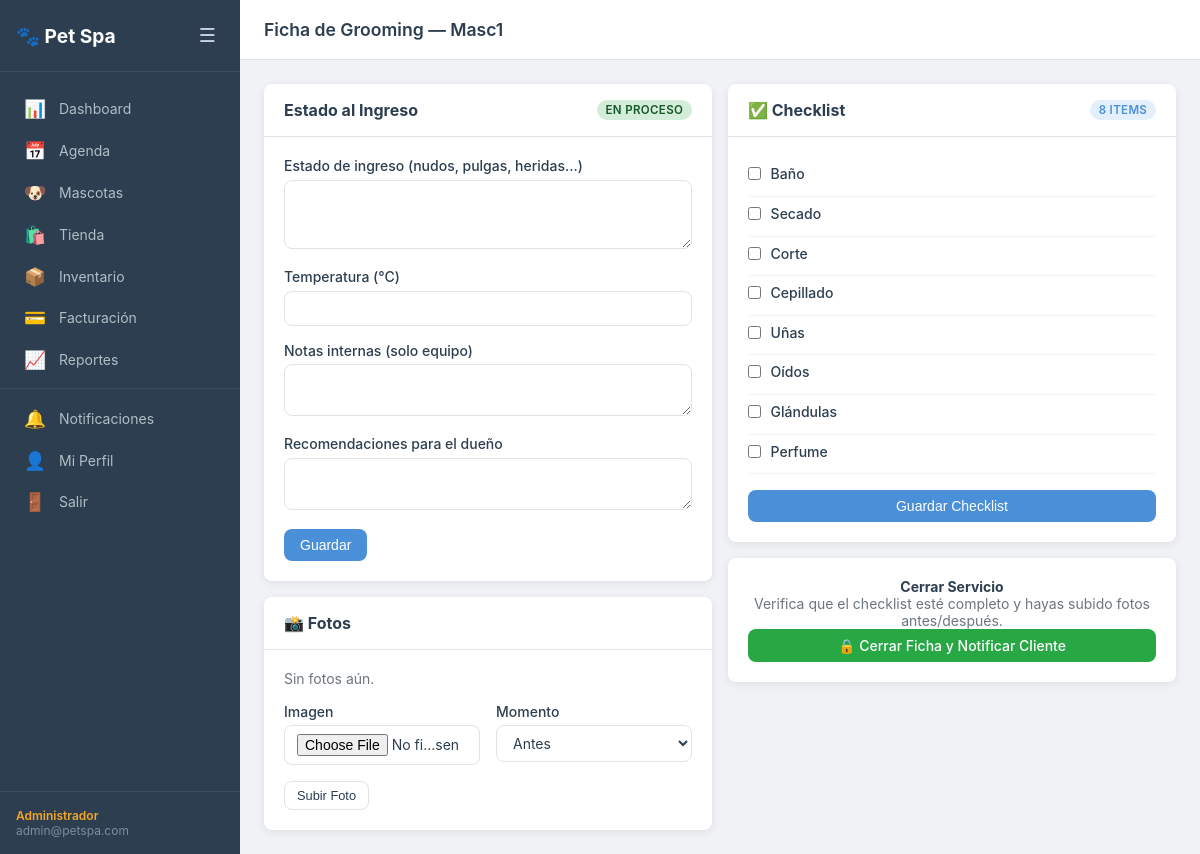
Screenshot of /grooming/ficha/2/ (signed in) with the database file from the repository.
### apps/usuarios/models.py (models this page shows, shortened)
class Usuario(AbstractUser):
    rol                = models.ForeignKey(Rol, on_delete=models.SET_NULL, null=True, blank=True)
    telefono           = models.CharField(max_length=20, blank=True)
    email              = models.EmailField(unique=True)
    email_verificado   = models.BooleanField(default=False)
    token_activacion   = models.CharField(max_length=64, blank=True)
    token_expiracion   = models.DateTimeField(null=True, blank=True)
    intentos_fallidos  = models.IntegerField(default=0)
    bloqueado_hasta    = models.DateTimeField(null=True, blank=True)
    two_factor_secret  = models.CharField(max_length=32, blank=True)
    two_factor_activo  = models.BooleanField(default=False)
    ultimo_acceso      = models.DateTimeField(null=True, blank=True)
    USERNAME_FIELD = 'email'
    REQUIRED_FIELDS = ['username']
    class Meta:
        verbose_name = 'Usuario'
        verbose_name_plural = 'Usuarios'
    def tiene_rol(self, nombre_rol):
        return self.rol and self.rol.nombre == nombre_rol
    def es_groomer(self):
        return self.tiene_rol('groomer')

class Rol(models.Model):
    NOMBRES = [
        ('admin', 'Administrador'),
        ('recepcion', 'Recepción'),
        ('groomer', 'Groomer'),
        ('cliente', 'Cliente'),
    ]
    nombre      = models.CharField(max_length=50, unique=True, choices=NOMBRES)
    descripcion = models.TextField(blank=True)
    def __str__(self):
        return self.get_nombre_display()

### apps/grooming/models.py (models this page shows, shortened)
class FichaGrooming(models.Model):
    cita                 = models.OneToOneField(Cita, on_delete=models.CASCADE, related_name='ficha')
    raza_al_momento      = models.CharField(max_length=100, blank=True)
    tamanio_al_momento   = models.CharField(max_length=20, blank=True)
    temperatura_animal   = models.DecimalField(max_digits=4, decimal_places=1, null=True, blank=True)
    estado_ingreso       = models.TextField(blank=True)
    notas_internas       = models.TextField(blank=True)
    recomendaciones      = models.TextField(blank=True)
    consumido_inventario = models.BooleanField(default=False)
    fecha_apertura       = models.DateTimeField(auto_now_add=True)
    fecha_cierre         = models.DateTimeField(null=True, blank=True)

class ChecklistItem(models.Model):
    ficha       = models.ForeignKey(FichaGrooming, on_delete=models.CASCADE, related_name='checklist_items')
    item        = models.ForeignKey(ItemChecklistTemplate, on_delete=models.PROTECT)
    completado  = models.BooleanField(default=False)
    observacion = models.TextField(blank=True)
    class Meta:
        unique_together = ('ficha', 'item')

class ItemChecklistTemplate(models.Model):
    nombre               = models.CharField(max_length=100)
    requiere_observacion = models.BooleanField(default=False)
    servicio             = models.ForeignKey(Servicio, on_delete=models.CASCADE,
                               null=True, blank=True, related_name='checklist_items')

### apps/agenda/models.py (models this page shows, shortened)
class Cita(models.Model):
    ESTADO = [
        ('agendada', 'Agendada'),
        ('confirmada', 'Confirmada'),
        ('en_progreso', 'En Progreso'),
        ('completada', 'Completada'),
        ('cancelada', 'Cancelada'),
        ('no_asistio', 'No Asistió'),
    ]
    mascota              = models.ForeignKey(Mascota, on_delete=models.CASCADE, related_name='citas')
    groomer              = models.ForeignKey(Groomer, on_delete=models.PROTECT, related_name='citas')
    servicio             = models.ForeignKey(Servicio, on_delete=models.PROTECT)
    fecha_hora_inicio    = models.DateTimeField()
    fecha_hora_fin       = models.DateTimeField()
    duracion_real        = models.IntegerField(null=True, blank=True)
    estado               = models.CharField(max_length=20, choices=ESTADO, default='agendada')
    creado_por           = models.ForeignKey(Usuario, on_delete=models.SET_NULL, null=True,
                               related_name='citas_creadas')
    reprogramado_por     = models.ForeignKey(Usuario, on_delete=models.SET_NULL, null=True, blank=True,
                               related_name='citas_reprogramadas')
    fecha_reprogramacion = models.DateTimeField(null=True, blank=True)
    notas                = models.TextField(blank=True)
    precio_calculado     = models.DecimalField(max_digits=8, decimal_places=2, default=0)
    creado_en            = models.DateTimeField(auto_now_add=True)
    class Meta:
        ordering = ['fecha_hora_inicio']

### apps/mascotas/models.py (models this page shows, shortened)
class Mascota(models.Model):
    TAMANIO = [
        ('pequeno', 'Pequeño'),
        ('mediano', 'Mediano'),
        ('grande', 'Grande'),
        ('gigante', 'Gigante'),
    ]
    TEMPERAMENTO = [
        ('tranquilo', 'Tranquilo'),
        ('nervioso', 'Nervioso'),
        ('agresivo', 'Agresivo'),
        ('inquieto', 'Inquieto'),
    ]
    duenos           = models.ManyToManyField(Cliente, through='MascotaDueno', related_name='mascotas')
    nombre           = models.CharField(max_length=100)
    especie          = models.CharField(max_length=50)
    raza             = models.CharField(max_length=100)
    tamanio          = models.CharField(max_length=20, choices=TAMANIO)
    fecha_nacimiento = models.DateField()
    alergias         = models.TextField(blank=True)
    temperamento     = models.CharField(max_length=20, choices=TEMPERAMENTO, default='tranquilo')
    peso_kg          = models.DecimalField(max_digits=5, decimal_places=2, default=0)
    restricciones    = models.TextField(blank=True)
    foto_perfil      = models.ImageField(upload_to='mascotas/perfil/', blank=True)
    activa           = models.BooleanField(default=True)
    creado_en        = models.DateTimeField(auto_now_add=True)

### apps/grooming/views.py (the view, shortened to what this page needs)
# urls.py: path('ficha/<int:pk>/', views.ficha_grooming, name='ficha'),
@login_requerido
@requiere_rol('admin', 'recepcion', 'groomer')
def ficha_grooming(request, pk):
    ficha = get_object_or_404(FichaGrooming, pk=pk)
    checklist = ficha.checklist_items.select_related('item').all()
    fotos     = ficha.fotos.all()
    return render(request, 'grooming/ficha.html', {
        'ficha': ficha,
        'checklist': checklist,
        'fotos': fotos,
    })

### templates/grooming/ficha.html (shortened to what this page needs)
{% extends 'base.html' %}
{% block page_title %}Ficha de Grooming — {{ ficha.cita.mascota.nombre }}{% endblock %}
{% block content %}
<div class="detail-grid">
  <div>
    <div class="card">
      <div class="card-header">
        <h3>Estado al Ingreso</h3>
        {% if not ficha.fecha_cierre %}
        <span class="badge badge-en_progreso">En proceso</span>
        {% else %}
        <span class="badge badge-completada">Cerrada</span>
        {% endif %}
      </div>
      <div class="card-body">
        {% if not ficha.fecha_cierre %}
        <form method="post">
          <div class="form-group">
            <label>Estado de ingreso (nudos, pulgas, heridas...)</label>
            <textarea name="estado_ingreso" class="form-control" rows="3">{{ ficha.estado_ingreso }}</textarea>
          </div>
          <div class="form-group">
            <label>Temperatura (°C)</label>
            <input type="number" name="temperatura" class="form-control" value="{{ ficha.temperatura_animal|default:'' }}" step="0.1">
          </div>
          <div class="form-group">
            <label>Notas internas (solo equipo)</label>
            <textarea name="notas_internas" class="form-control" rows="2">{{ ficha.notas_internas }}</textarea>
          </div>
          <div class="form-group">
            <label>Recomendaciones para el dueño</label>
            <textarea name="recomendaciones" class="form-control" rows="2">{{ ficha.recomendaciones }}</textarea>
          </div>
          <button type="submit" class="btn btn-primary">Guardar</button>
        </form>
        {% endif %}
      </div>
    </div>
    <div class="card" style="margin-top:1rem">
      <div class="card-header"><h3>📸 Fotos</h3></div>
      <div class="card-body">
        <div class="fotos-grid">
          {% for foto in fotos %}
          <div class="foto-item">
            <img src="{{ foto.imagen.url }}" alt="{{ foto.momento }}">
            <span class="badge badge-{{ foto.momento }}">{{ foto.get_momento_display }}</span>
          </div>
          {% empty %}
          <p class="text-muted">Sin fotos aún.</p>
          {% endfor %}
        </div>
        {% if not ficha.fecha_cierre %}
        <form method="post" enctype="multipart/form-data" action="{% url 'grooming:fotos' ficha.pk %}" style="margin-top:1rem">
          <div class="form-grid-2">
            <div class="form-group">
              <label>Imagen</label>
              <input type="file" name="imagen" class="form-control" accept="image/*">
            </div>
            <div class="form-group">
              <label>Momento</label>
              <select name="momento" class="form-control">
                <option value="antes">Antes</option>
              </select>
            </div>
          </div>
          <button type="submit" class="btn btn-outline btn-sm">Subir Foto</button>
        </form>
        {% endif %}
      </div>
    </div>
  </div>
  <div>
    <div class="card">
      <div class="card-header">
        <h3>✅ Checklist</h3>
        <span class="badge badge-blue">{{ checklist|length }} items</span>
      </div>
      <div class="card-body">
        {% if not ficha.fecha_cierre %}
        <form method="post" action="{% url 'grooming:checklist' ficha.pk %}">
          {% for item in checklist %}
          <div class="checklist-item">
            <label class="checklist-label">
              <input type="checkbox" name="item_{{ item.pk }}" {% if item.completado %}checked{% endif %}>
              <span class="checklist-nombre">{{ item.item.nombre }}</span>
            </label>
          </div>
          {% empty %}
          <p class="text-muted">Sin items de checklist.</p>
          {% endfor %}
          {% if checklist %}
          <button type="submit" class="btn btn-primary btn-full" style="margin-top:1rem">Guardar Checklist</button>
          {% endif %}
        </form>
        {% endif %}
      </div>
    </div>
    {% if not ficha.fecha_cierre %}
    <div class="card" style="margin-top:1rem">
      <div class="card-body" style="text-align:center">
        <h4>Cerrar Servicio</h4>
        <p class="text-muted">Verifica que el checklist esté completo y hayas subido fotos antes/después.</p>
        <a href="{% url 'grooming:cerrar' ficha.pk %}" class="btn btn-success btn-full"
           onclick="return confirm('¿Cerrar la ficha? Se descantará el inventario y se notificará al cliente.')">
          🔒 Cerrar Ficha y Notificar Cliente
        </a>
      </div>
    </div>
    {% endif %}
  </div>
</div>
{% endblock %}

### templates/base.html (shortened to what this page needs)
{% load static %}
<!DOCTYPE html>
<html lang="es">
<head>
  <link rel="stylesheet" href="{% static 'css/base.css' %}">
</head>
<body>
<div class="layout">
  <aside class="sidebar" id="sidebar">
    <div class="sidebar-header">
      <span class="logo">🐾 Pet Spa</span>
      <button class="sidebar-toggle" onclick="toggleSidebar()">☰</button>
    </div>
    <nav class="sidebar-nav">
      <a href="{% url 'dashboard:inicio' %}" class="nav-item {% if request.resolver_match.namespace == 'dashboard' %}active{% endif %}">
        <span class="nav-icon">📊</span><span class="nav-label">Dashboard</span>
      </a>
      {% if user.rol.nombre != 'cliente' %}
      <a href="{% url 'agenda:calendario' %}" class="nav-item {% if request.resolver_match.namespace == 'agenda' %}active{% endif %}">
        <span class="nav-icon">📅</span><span class="nav-label">Agenda</span>
      </a>
      {% endif %}
      <a href="{% url 'mascotas:lista' %}" class="nav-item {% if request.resolver_match.namespace == 'mascotas' %}active{% endif %}">
        <span class="nav-icon">🐶</span><span class="nav-label">Mascotas</span>
      </a>
      <a href="{% url 'tienda:catalogo' %}" class="nav-item {% if request.resolver_match.namespace == 'tienda' %}active{% endif %}">
        <span class="nav-icon">🛍️</span><span class="nav-label">Tienda</span>
      </a>
      {% if user.rol.nombre in 'admin,recepcion' %}
      <a href="{% url 'inventario:lista' %}" class="nav-item {% if request.resolver_match.namespace == 'inventario' %}active{% endif %}">
        <span class="nav-icon">📦</span><span class="nav-label">Inventario</span>
      </a>
      <a href="{% url 'facturacion:lista' %}" class="nav-item {% if request.resolver_match.namespace == 'facturacion' %}active{% endif %}">
        <span class="nav-icon">💳</span><span class="nav-label">Facturación</span>
      </a>
      {% endif %}
      {% if user.rol.nombre == 'admin' %}
      <a href="{% url 'dashboard:ocupacion' %}" class="nav-item">
        <span class="nav-icon">📈</span><span class="nav-label">Reportes</span>
      </a>
      {% endif %}
      <div class="nav-divider"></div>
      <a href="{% url 'notificaciones:lista' %}" class="nav-item">
        <span class="nav-icon">🔔</span><span class="nav-label">Notificaciones</span>
      </a>
      <a href="{% url 'usuarios:perfil' %}" class="nav-item">
        <span class="nav-icon">👤</span><span class="nav-label">Mi Perfil</span>
      </a>
      <a href="{% url 'usuarios:logout' %}" class="nav-item nav-logout">
        <span class="nav-icon">🚪</span><span class="nav-label">Salir</span>
      </a>
    </nav>
    <div class="sidebar-footer">
      <span class="user-rol">{{ user.rol }}</span>
      <span class="user-email">{{ user.email }}</span>
    </div>
  </aside>
  <main class="main-content">
    <header class="topbar">
      <h1 class="page-title">{% block page_title %}{% endblock %}</h1>
    </header>
    <div class="content-body">
      {% block content %}{% endblock %}
    </div>
  </main>
</div>
</body>
</html>

### rows the page displays
Usuario: rol "Administrador", email "admin@petspa.com"
FichaGrooming: cita.mascota.nombre "Masc1"
ChecklistItem: item.nombre "Baño"
ChecklistItem: item.nombre "Secado"
ChecklistItem: item.nombre "Corte"
ChecklistItem: item.nombre "Cepillado"
ChecklistItem: item.nombre "Uñas"
ChecklistItem: item.nombre "Oídos"
ChecklistItem: item.nombre "Glándulas"
ChecklistItem: item.nombre "Perfume"

### other values shown
{{ checklist|length }} "8"
